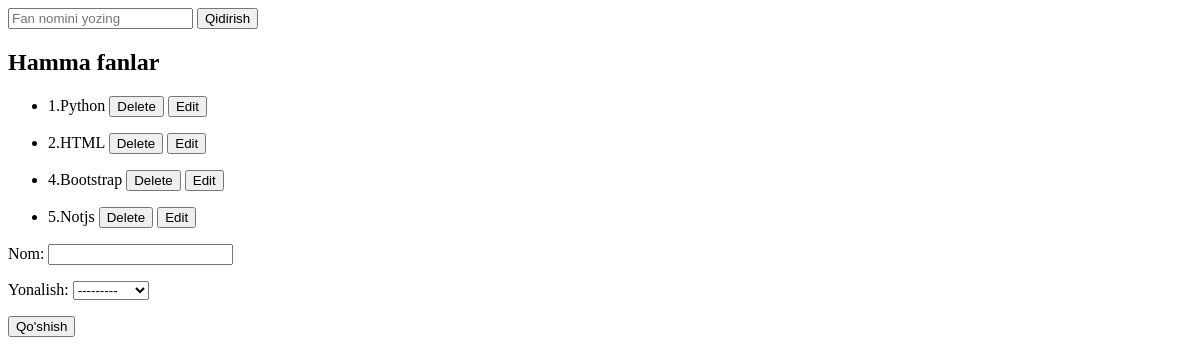
The app's page /fanlar/, older data.
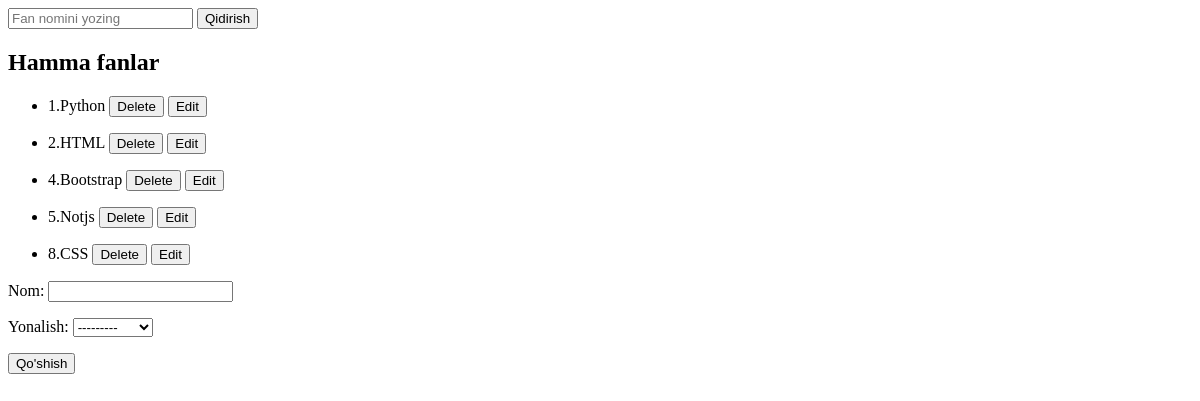
The same page, newer data.
### Ombor/models.py (models this page shows, shortened)
class Fan(models.Model):
    nom=models.CharField(max_length=20)
    yonalish=models.ForeignKey(Yonalish, on_delete=models.CASCADE)

### Ombor/views.py (the view)
# urls.py: path('fanlar/', fanlar),
def fanlar(request):
    if request.method == "POST":
        fanlar=FanForm(request.POST)
        if fanlar.is_valid():
            fanlar.save()
        return redirect("/fanlar/")
    n = Fan.objects.all()
    fan = request.GET.get("fan_nomi")
    if fan is not None:
        n = Fan.objects.filter(nom__contains=fan)
    data = {
        "yonalishlar": Yonalish.objects.all(),
        "fanlar": n,
        'forms': FanForm()
    }
    return render(request, "Fanlar.html", data)

### Ombor/forms.py
class FanForm(forms.ModelForm):
    class Meta:
        model=Fan
        fields='__all__'

### Ombor/models.py (called while the page is built)
    def __str__(self):
        return self.nom

### templates/Fanlar.html (shortened to what this page needs)
<!DOCTYPE html>
<html lang="en">
<head>
</head>
<body>
    <header>
    <form>
        <input name="fan_nomi" type="text" placeholder="Fan nomini yozing">
        <button>Qidirish</button>
    </form>
    </header>
    <section>
    <h1>Hamma fanlar</h1>
    {%for fan in fanlar%}
    <ul>
        <li>
            {{fan.id}}.{{fan.nom}}
            <a href="/fanni_ochirish/{{fan.id}}"><button>Delete</button></a>
            <a href="/fanlar/{{fan.id}}/tahrirlash/"><button>Edit</button></a>
        </li>
    </ul>
    </section>
{%endfor%}
    <aside>
        <form method="post">{%csrf_token%}
            {{forms.as_p}}
            <button>Qo'shish</button>
        </form>
    </aside>
</body>
</html>

Row changes from the older to the newer data that the page shows:
added Fan: id "8", nom "CSS"
